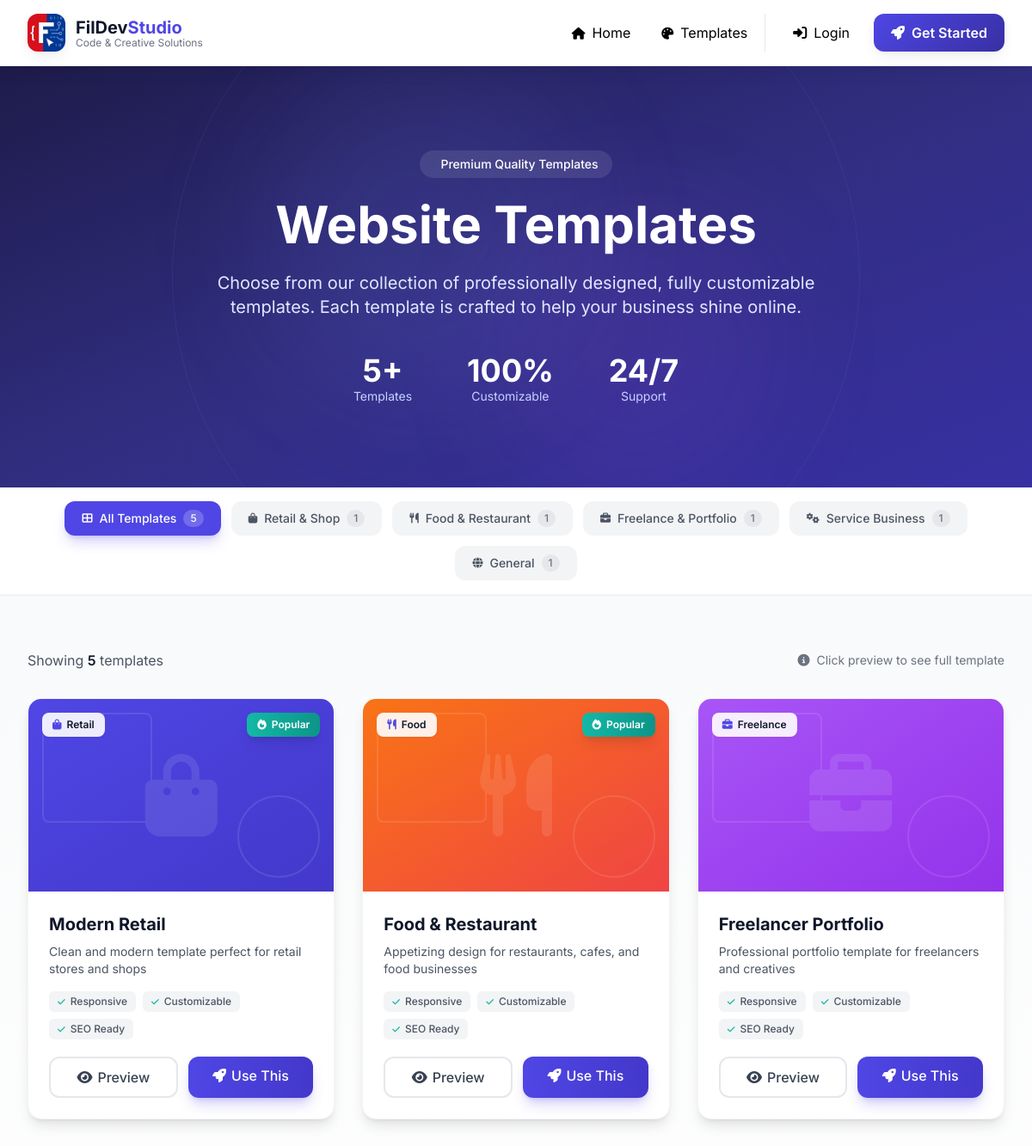
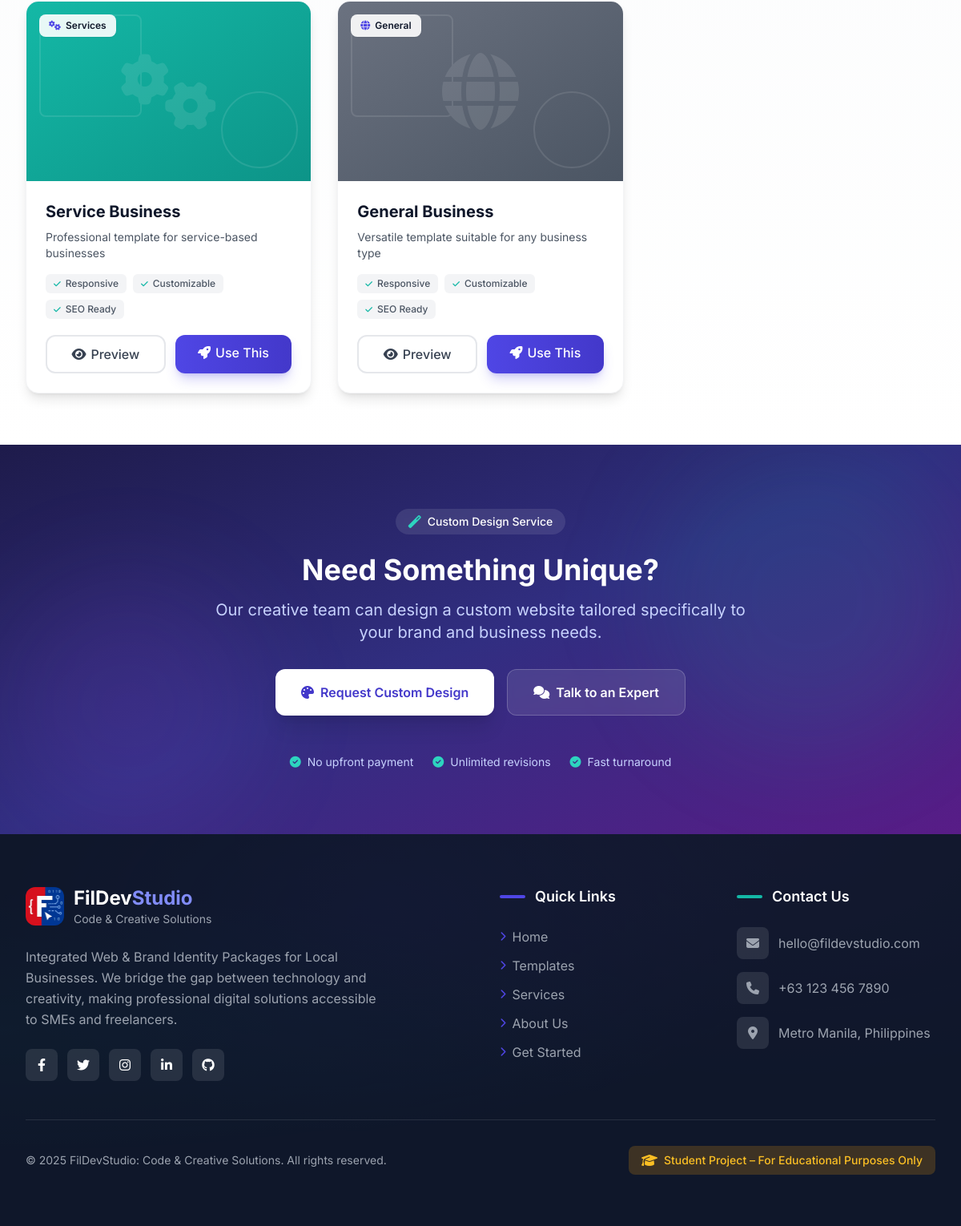
The app's page /templates.php with its own data (2 pictures, top to bottom).
### tables this page shows
CREATE TABLE IF NOT EXISTS templates (
    id INT AUTO_INCREMENT PRIMARY KEY,
    name VARCHAR(100) NOT NULL,
    category ENUM('retail', 'food', 'freelance', 'services', 'general') NOT NULL,
    description TEXT,
    preview_image VARCHAR(255) NOT NULL,
    folder_path VARCHAR(255) NOT NULL,
    is_active BOOLEAN DEFAULT TRUE,
    created_at TIMESTAMP DEFAULT CURRENT_TIMESTAMP,
    updated_at TIMESTAMP DEFAULT CURRENT_TIMESTAMP ON UPDATE CURRENT_TIMESTAMP
);

### includes/functions.php (called while the page is built, shortened)
<?php
function isLoggedIn() {
    return isset($_SESSION['user_id']);
}
?>

### templates.php (the view, shortened to what this page needs)
<?php
require_once 'includes/header.php';
require_once 'includes/functions.php';
try {
    $pdo = getConnection();
    $stmt = $pdo->query("SELECT * FROM templates WHERE is_active = 1 ORDER BY category, name");
    $templates = $stmt->fetchAll();
} catch (Exception $e) {
    $templates = [];
}
$categories = [
    'all' => ['label' => 'All Templates', 'icon' => 'fas fa-th-large', 'count' => count($templates)],
    'retail' => ['label' => 'Retail & Shop', 'icon' => 'fas fa-shopping-bag', 'count' => 0],
    'food' => ['label' => 'Food & Restaurant', 'icon' => 'fas fa-utensils', 'count' => 0],
    'freelance' => ['label' => 'Freelance & Portfolio', 'icon' => 'fas fa-briefcase', 'count' => 0],
    'services' => ['label' => 'Service Business', 'icon' => 'fas fa-cogs', 'count' => 0],
    'general' => ['label' => 'General', 'icon' => 'fas fa-globe', 'count' => 0]
];
foreach ($templates as $t) {
    if (isset($categories[$t['category']])) {
        $categories[$t['category']]['count']++;
    }
}
$categoryIcons = [
    'retail' => 'fas fa-shopping-bag',
    'food' => 'fas fa-utensils',
    'freelance' => 'fas fa-briefcase',
    'services' => 'fas fa-cogs',
    'general' => 'fas fa-globe'
];
$categoryColors = [
    'retail' => 'from-primary-500 to-primary-600',
    'food' => 'from-orange-500 to-red-500',
    'freelance' => 'from-accent-500 to-purple-600',
    'services' => 'from-secondary-500 to-teal-600',
    'general' => 'from-gray-500 to-gray-600'
];
?>
<section class="relative overflow-hidden bg-gradient-to-br from-primary-900 via-primary-800 to-primary-700 py-16 lg:py-24">
    <div class="absolute inset-0 overflow-hidden">
        <div class="absolute top-0 left-1/4 w-96 h-96 bg-primary-400/10 rounded-full blur-3xl"></div>
        <div class="absolute bottom-0 right-1/4 w-80 h-80 bg-accent-500/10 rounded-full blur-3xl"></div>
        <div class="absolute top-1/2 left-1/2 transform -translate-x-1/2 -translate-y-1/2 w-[800px] h-[800px] border border-primary-400/10 rounded-full"></div>
    </div>
    <div class="relative max-w-7xl mx-auto px-4 sm:px-6 lg:px-8">
        <div class="text-center">
            <div class="inline-flex items-center px-4 py-1.5 bg-white/10 backdrop-blur-sm rounded-full mb-6">
                <span class="text-white text-sm font-medium">Premium Quality Templates</span>
            </div>
            <h1 class="text-4xl md:text-5xl lg:text-6xl font-bold text-white mb-6">
                Website Templates
            </h1>
            <p class="text-xl text-primary-100 max-w-3xl mx-auto mb-10">
                Choose from our collection of professionally designed, fully customizable templates.
                Each template is crafted to help your business shine online.
            </p>
            <div class="flex flex-wrap justify-center gap-8 md:gap-16">
                <div class="text-center">
                    <p class="text-4xl font-bold text-white"><?php echo count($templates); ?>+</p>
                    <p class="text-primary-200 text-sm">Templates</p>
                </div>
                <div class="text-center">
                    <p class="text-4xl font-bold text-white">100%</p>
                    <p class="text-primary-200 text-sm">Customizable</p>
                </div>
                <div class="text-center">
                    <p class="text-4xl font-bold text-white">24/7</p>
                    <p class="text-primary-200 text-sm">Support</p>
                </div>
            </div>
        </div>
    </div>
</section>
<section class="sticky top-16 z-40 bg-white/95 backdrop-blur-lg border-b border-gray-100 shadow-sm">
    <div class="max-w-7xl mx-auto px-4 sm:px-6 lg:px-8">
        <div class="py-4">
            <div class="hidden md:flex flex-wrap justify-center gap-3">
                <?php foreach ($categories as $key => $cat): ?>
                    <button class="category-filter group inline-flex items-center px-5 py-2.5 rounded-xl text-sm font-medium transition-all duration-200
                        <?php echo $key === 'all' ? 'bg-primary-500 text-white shadow-lg shadow-primary-500/25' : 'bg-gray-100 text-gray-600 hover:bg-gray-200'; ?>"
                        data-category="<?php echo $key; ?>">
                        <i class="<?php echo $cat['icon']; ?> mr-2 text-xs"></i>
                        <?php echo $cat['label']; ?>
                        <span class="ml-2 px-2 py-0.5 text-xs rounded-full
                            <?php echo $key === 'all' ? 'bg-white/20 text-white' : 'bg-gray-200 text-gray-500 group-hover:bg-gray-300'; ?>">
                            <?php echo $cat['count']; ?>
                        </span>
                    </button>
                <?php endforeach; ?>
            </div>
        </div>
    </div>
</section>
<section class="py-12 lg:py-16 bg-gradient-to-b from-gray-50 to-white">
    <div class="max-w-7xl mx-auto px-4 sm:px-6 lg:px-8">
        <div class="flex items-center justify-between mb-8">
            <p class="text-gray-600">
                Showing <span id="results-count" class="font-semibold text-dark"><?php echo count($templates); ?></span> templates
            </p>
            <div class="flex items-center gap-2 text-sm text-gray-500">
                <i class="fas fa-info-circle"></i>
                <span>Click preview to see full template</span>
            </div>
        </div>
        <div class="grid md:grid-cols-2 lg:grid-cols-3 gap-8" id="templates-grid">
            <?php foreach ($templates as $template):
                $catColor = $categoryColors[$template['category']] ?? 'from-gray-500 to-gray-600';
                $catIcon = $categoryIcons[$template['category']] ?? 'fas fa-globe';
                $features = $template['features'] ?? ['Responsive', 'Customizable', 'SEO Ready'];
            ?>
                <div class="template-card group bg-white rounded-2xl shadow-lg overflow-hidden border border-gray-100 hover:shadow-2xl hover:border-primary-100 transition-all duration-300 hover:-translate-y-1" data-category="<?php echo $template['category']; ?>">
                    <div class="relative h-56 bg-gradient-to-br <?php echo $catColor; ?> overflow-hidden">
                        <div class="absolute inset-0 opacity-10">
                            <div class="absolute top-4 left-4 w-32 h-32 border-2 border-white rounded-lg"></div>
                            <div class="absolute bottom-4 right-4 w-24 h-24 border-2 border-white rounded-full"></div>
                            <div class="absolute top-1/2 left-1/2 transform -translate-x-1/2 -translate-y-1/2">
                            </div>
                        </div>
                        <div class="absolute top-4 left-4 z-10">
                            <span class="inline-flex items-center px-3 py-1.5 bg-white/90 backdrop-blur-sm text-dark text-xs font-semibold rounded-lg shadow-sm capitalize">
                                <i class="<?php echo $catIcon; ?> mr-1.5 text-primary-500"></i>
                                <?php echo $template['category']; ?>
                            </span>
                        </div>
                        <?php if ($template['id'] <= 2): ?>
                        <div class="absolute top-4 right-4 z-10">
                            <span class="inline-flex items-center px-3 py-1.5 bg-gradient-to-r from-secondary-500 to-secondary-600 text-white text-xs font-semibold rounded-lg shadow-lg">
                                <i class="fas fa-fire mr-1.5"></i>Popular
                            </span>
                        </div>
                        <?php endif; ?>
                    </div>
                    <div class="p-6">
                        <h3 class="text-xl font-bold text-dark mb-2 group-hover:text-primary-600 transition-colors">
                            <?php echo htmlspecialchars($template['name']); ?>
                        </h3>
                        <p class="text-gray-600 text-sm mb-4 line-clamp-2">
                            <?php echo htmlspecialchars($template['description']); ?>
                        </p>
                        <div class="flex flex-wrap gap-2 mb-5">
                            <?php foreach ($features as $feature): ?>
                                <span class="inline-flex items-center px-2.5 py-1 bg-gray-100 text-gray-600 text-xs font-medium rounded-md">
                                    <i class="fas fa-check text-secondary-500 mr-1.5 text-[10px]"></i>
                                    <?php echo $feature; ?>
                                </span>
                            <?php endforeach; ?>
                        </div>
                        <div class="flex gap-3">
                            <a href="template-preview.php?id=<?php echo $template['id']; ?>"
                               class="flex-1 text-center border-2 border-gray-200 text-gray-700 px-4 py-2.5 rounded-xl font-medium hover:border-primary-500 hover:text-primary-600 hover:bg-primary-50 transition-all duration-200">
                                <i class="fas fa-eye mr-1.5"></i>Preview
                            </a>
                            <?php if (isLoggedIn()): ?>
                                <a href="client/select-template.php?id=<?php echo $template['id']; ?>"
                                   class="flex-1 text-center bg-gradient-to-r from-primary-500 to-primary-600 text-white px-4 py-2.5 rounded-xl font-medium hover:from-primary-600 hover:to-primary-700 shadow-lg shadow-primary-500/25 transition-all duration-200">
                                    <i class="fas fa-rocket mr-1.5"></i>Use This
                                </a>
                            <?php else: ?>
                                <a href="auth/register.php?template=<?php echo $template['id']; ?>"
                                   class="flex-1 text-center bg-gradient-to-r from-primary-500 to-primary-600 text-white px-4 py-2.5 rounded-xl font-medium hover:from-primary-600 hover:to-primary-700 shadow-lg shadow-primary-500/25 transition-all duration-200">
                                    <i class="fas fa-rocket mr-1.5"></i>Use This
                                </a>
                            <?php endif; ?>
                        </div>
                    </div>
                </div>
            <?php endforeach; ?>
        </div>
    </div>
</section>
<section class="py-16 lg:py-20 bg-gradient-to-br from-primary-900 via-primary-800 to-accent-900 relative overflow-hidden">
    <div class="absolute inset-0">
        <div class="absolute top-0 right-0 w-96 h-96 bg-secondary-500/10 rounded-full blur-3xl"></div>
        <div class="absolute bottom-0 left-0 w-80 h-80 bg-accent-500/10 rounded-full blur-3xl"></div>
    </div>
    <div class="relative max-w-4xl mx-auto px-4 sm:px-6 lg:px-8 text-center">
        <div class="inline-flex items-center px-4 py-1.5 bg-white/10 backdrop-blur-sm rounded-full mb-6">
            <i class="fas fa-magic text-secondary-400 mr-2"></i>
            <span class="text-white text-sm font-medium">Custom Design Service</span>
        </div>
        <h2 class="text-3xl md:text-4xl font-bold text-white mb-4">
            Need Something Unique?
        </h2>
        <p class="text-xl text-primary-200 mb-8 max-w-2xl mx-auto">
            Our creative team can design a custom website tailored specifically to your brand and business needs.
        </p>
        <div class="flex flex-col sm:flex-row gap-4 justify-center">
            <a href="<?php echo isLoggedIn() ? 'client/custom-request.php' : 'auth/register.php'; ?>"
               class="inline-flex items-center justify-center px-8 py-4 bg-white text-primary-600 rounded-xl font-semibold hover:bg-gray-100 transition-all duration-200 shadow-xl">
                <i class="fas fa-palette mr-2"></i>Request Custom Design
            </a>
            <a href="#" class="inline-flex items-center justify-center px-8 py-4 bg-white/10 backdrop-blur-sm text-white border border-white/20 rounded-xl font-semibold hover:bg-white/20 transition-all duration-200">
                <i class="fas fa-comments mr-2"></i>Talk to an Expert
            </a>
        </div>
        <div class="mt-12 flex flex-wrap justify-center gap-6 text-primary-200 text-sm">
            <span class="flex items-center"><i class="fas fa-check-circle text-secondary-400 mr-2"></i>No upfront payment</span>
            <span class="flex items-center"><i class="fas fa-check-circle text-secondary-400 mr-2"></i>Unlimited revisions</span>
            <span class="flex items-center"><i class="fas fa-check-circle text-secondary-400 mr-2"></i>Fast turnaround</span>
        </div>
    </div>
</section>
<?php require_once 'includes/footer.php'; ?>

### records on screen
templates: name "Food & Restaurant", is_active "1", category "Food", shows "Popular", description "Appetizing design for restaurants, cafes, and food businesses", feature "Responsive", feature "Customizable", feature "SEO Ready"
templates: name "Service Business", is_active "1", category "Services", description "Professional template for service-based businesses", feature "Responsive", feature "Customizable", feature "SEO Ready"
templates: category "Retail", shows "Popular", name "Modern Retail", description "Clean and modern template perfect for retail stores and shops", feature "Responsive", feature "Customizable", feature "SEO Ready"
templates: category "Freelance", name "Freelancer Portfolio", description "Professional portfolio template for freelancers and creatives", feature "Responsive", feature "Customizable", feature "SEO Ready"
templates: category "General", name "General Business", description "Versatile template suitable for any business type", feature "Responsive", feature "Customizable", feature "SEO Ready"

### other values on screen
count($templates) "5"
$cat['label'] "All Templates"
$cat['count'] "5"
$cat['label'] "Retail & Shop"
$cat['count'] "1"
$cat['label'] "Freelance & Portfolio"
$cat['label'] "General"
